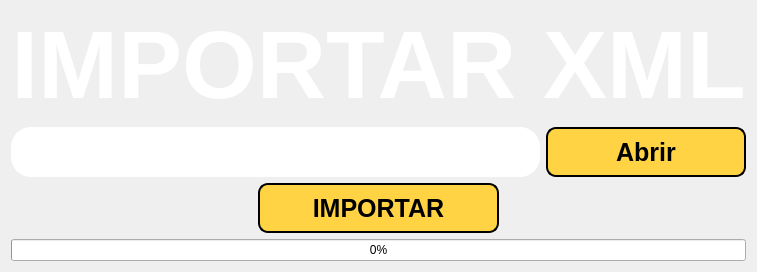
      <widget class="QWidget" name="page_import">
       <layout class="QVBoxLayout" name="verticalLayout_16">
        <item>
         <layout class="QVBoxLayout" name="verticalLayout_14">
          <item>
           <layout class="QVBoxLayout" name="verticalLayout_12">
            <item>
             <widget class="QLabel" name="label_19">
              <property name="maximumSize">
               <size>
                <width>16777215</width>
                <height>200</height>
               </size>
              </property>
              <property name="text">
               <string>&lt;html&gt;&lt;head/&gt;&lt;body&gt;&lt;p align=&quot;center&quot;&gt;&lt;span style=&quot; font-size:72pt; font-weight:600; color:#ffffff;&quot;&gt;IMPORTAR XML&lt;/span&gt;&lt;/p&gt;&lt;/body&gt;&lt;/html&gt;</string>
              </property>
             </widget>
            </item>
            <item>
             <layout class="QHBoxLayout" name="horizontalLayout_12">
              <item>
               <widget class="QLineEdit" name="txt_file">
                <property name="minimumSize">
                 <size>
                  <width>0</width>
                  <height>50</height>
                 </size>
                </property>
                <property name="styleSheet">
                 <string notr="true">border: 3px solid rgb(255, 255, 255);
color: rgb(255,255,255);
border-radius: 20px 20px 0px 0px;
font-family: 'Montserrat';
font-size: 25px;
text-align: center;
</string>
                </property>
                <property name="alignment">
                 <set>Qt::AlignCenter</set>
                </property>
                <property name="dragEnabled">
                 <bool>false</bool>
                </property>
                <property name="readOnly">
                 <bool>true</bool>
                </property>
                <property name="placeholderText">
                 <string>Selecione o XML que será importado!</string>
                </property>
                <property name="cursorMoveStyle">
                 <enum>Qt::VisualMoveStyle</enum>
                </property>
               </widget>
              </item>
              <item>
               <widget class="QPushButton" name="btn_open_path">
                <property name="minimumSize">
                 <size>
                  <width>200</width>
                  <height>50</height>
                 </size>
                </property>
                <property name="cursor">
                 <cursorShape>PointingHandCursor</cursorShape>
                </property>
                <property name="styleSheet">
                 <string notr="true">QPushButton{
	background-color: #FFd343;
	font-weight: 800;
	font-size: 25px;
	text-align: center;
	border: 2px solid #000000;
	border-radius: 10px;
	font-family: &quot;Source Sans Pro Semibold&quot;;
	color: rgb(0, 0, 0);
}
QPushButton:hover{
	background-color: rgb(255, 233, 160);
	color: rgb(0, 0, 0);
}</string>
                </property>
                <property name="text">
                 <string>Abrir</string>
                </property>
               </widget>
              </item>
             </layout>
            </item>
            <item>
             <layout class="QHBoxLayout" name="horizontalLayout_2">
              <item>
               <widget class="QLabel" name="label_20">
                <property name="text">
                 <string/>
                </property>
               </widget>
              </item>
              <item>
               <widget class="QPushButton" name="btn_import">
                <property name="minimumSize">
                 <size>
                  <width>200</width>
                  <height>50</height>
                 </size>
                </property>
                <property name="cursor">
                 <cursorShape>PointingHandCursor</cursorShape>
                </property>
                <property name="styleSheet">
                 <string notr="true">QPushButton{
	background-color: #FFd343;
	font-weight: 800;
	font-size: 25px;
	text-align: center;
	border: 2px solid #000000;
	border-radius: 10px;
	font-family: &quot;Source Sans Pro Semibold&quot;;
	color: rgb(0, 0, 0);
}
QPushButton:hover{
	background-color: rgb(255, 233, 160);
	color: rgb(0, 0, 0);
}</string>
                </property>
                <property name="text">
                 <string>IMPORTAR</string>
                </property>
               </widget>
              </item>
              <item>
               <widget class="QLabel" name="label_21">
                <property name="text">
                 <string/>
                </property>
               </widget>
              </item>
             </layout>
            </item>
           </layout>
          </item>
          <item>
           <widget class="QProgressBar" name="progressBar">
            <property name="value">
             <number>0</number>
            </property>
            <property name="alignment">
             <set>Qt::AlignLeading|Qt::AlignLeft|Qt::AlignVCenter</set>
            </property>
           </widget>
          </item>
         </layout>
        </item>
       </layout>
      </widget>
